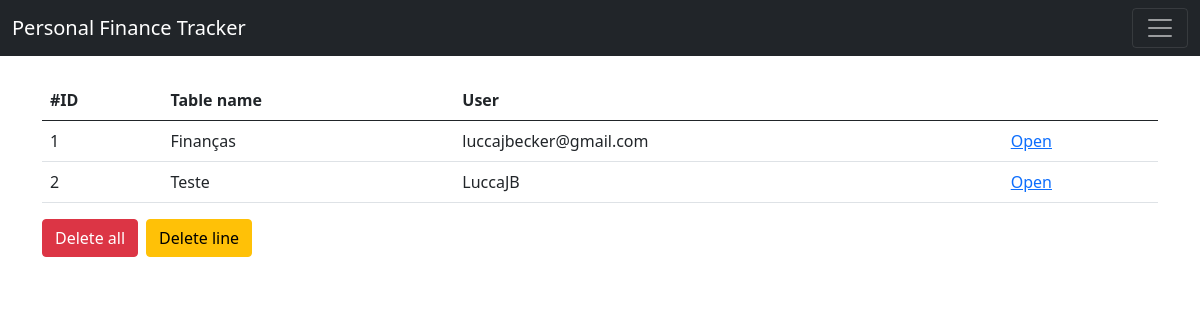
The app's page /tables/ with its own data.
### app_finance_tracker/models.py (models this page shows)
class Table(models.Model):
    table_id = models.AutoField(primary_key=True)
    user = models.TextField(max_length=80)
    table_name = models.TextField(max_length=80)

### app_finance_tracker/views.py (the view)
# urls.py: path('tables/', views.tables, name='table_list'),
def tables(request):
    if request.method == 'POST':
        new_table = Table()
        new_table.user = request.POST.get('username')
        new_table.table_name = request.POST.get('table_name')
        new_table.save()
        return redirect('/tables')
    else:
        table = Table()
    tables = {
        'tables': Table.objects.all()
    }
    return render(request, 'tables.html', tables)

### app_finance_tracker/templates/tables.html (shortened to what this page needs)
<!DOCTYPE html>
<html lang="en">
<head>
    <link href="https://cdn.jsdelivr.net/npm/bootstrap@5.0.2/dist/css/bootstrap.min.css" rel="stylesheet">
</head>
<body>
    <section>
        <nav class="navbar navbar-dark bg-dark">
            <div class="container-fluid">
                <a class="navbar-brand" href="/">Personal Finance Tracker</a>
                <button class="navbar-toggler" type="button" data-bs-toggle="collapse" data-bs-target="#navbarNavAltMarkup" aria-controls="navbarNavAltMarkup" aria-expanded="false" aria-label="Toggle navigation">
                    <span class="navbar-toggler-icon"></span>
                </button>
            </div>
        </nav>
        <div class="container mt-4" >
            <table class="table">
                <thead>
                  <tr>
                    <th scope="col">#ID</th>
                    <th scope="col">Table name</th>
                    <th scope="col">User</th>
                    <th scope="col"></th>
                  </tr>
                </thead>
                <tbody>
                    {% for table in tables %}
                    <tr>
                        <td>{{table.table_id}}</td>
                        <td>{{table.table_name}}</td>
                        <td>{{table.user}}</td>
                        <td>
                          <a href="{% url 'table' id=table.table_id %}">Open</a>
                        </td>
                    </tr>
                    {% endfor %}
                </tbody>
              </table>
              <div>
                <div class="d-flex gap-2">
                    <form action="{% url 'delete_tables' %}" method="post">
                        <button type="submit" class="btn btn-danger" >Delete all</button>
                    </form>
                    <button class="btn btn-warning" onclick="openForm()">Delete line</button>
                </div>
              </div>
        </div>
    </section>
</body>
</html>

### records on screen
Table: table_id "1", table_name "Finanças", user "luccajbecker@gmail.com"
Table: table_id "2", table_name "Teste", user "LuccaJB"
